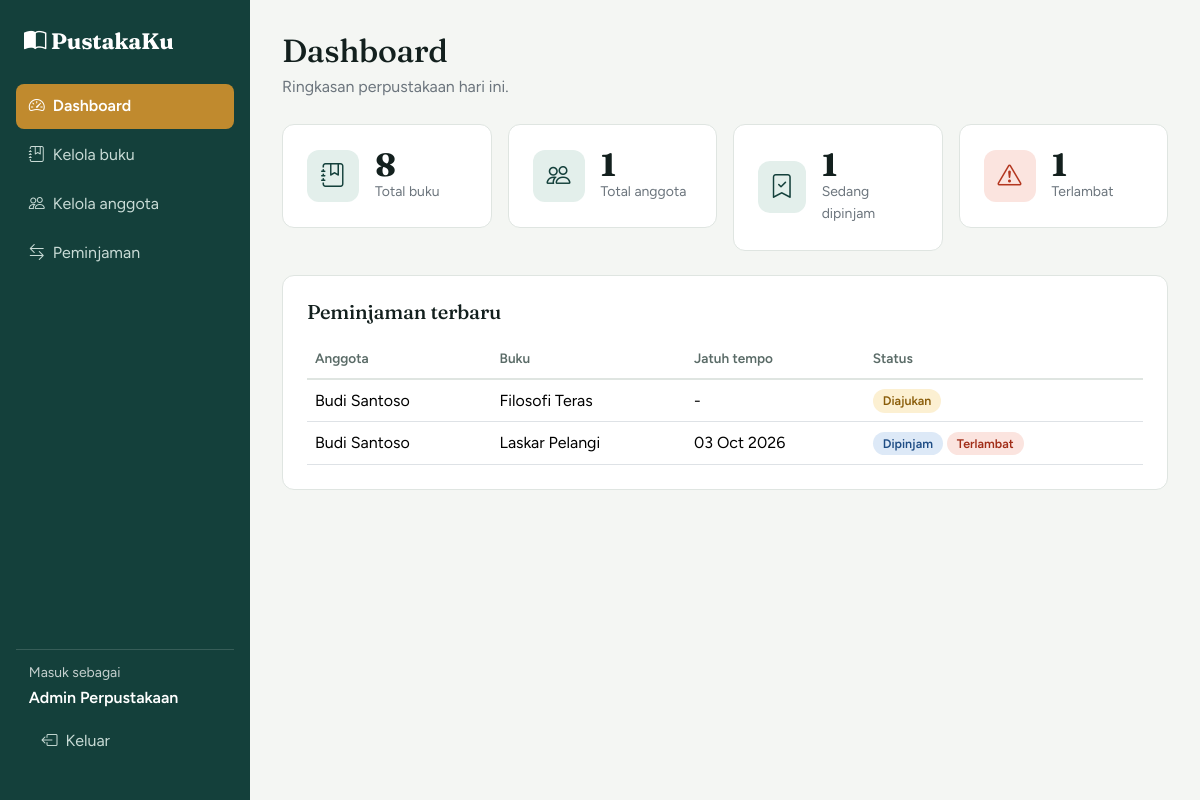
Page /admin/dashboard.php (signed in) on the committed database.
### tables this page shows
CREATE TABLE loans (
  id INT AUTO_INCREMENT PRIMARY KEY,
  user_id INT NOT NULL,
  book_id INT NOT NULL,
  tgl_ajuan DATE NOT NULL,
  tgl_pinjam DATE NULL,
  tgl_jatuh_tempo DATE NULL,
  tgl_kembali DATE NULL,
  status ENUM('Diajukan','Dipinjam','Dikembalikan','Ditolak') NOT NULL DEFAULT 'Diajukan',
  denda INT NOT NULL DEFAULT 0,
  sudah_perpanjang TINYINT(1) NOT NULL DEFAULT 0,
  FOREIGN KEY (user_id) REFERENCES users(id) ON DELETE CASCADE,
  FOREIGN KEY (book_id) REFERENCES books(id) ON DELETE CASCADE
);

CREATE TABLE users (
  id INT AUTO_INCREMENT PRIMARY KEY,
  nama VARCHAR(100) NOT NULL,
  email VARCHAR(100) NOT NULL UNIQUE,
  password VARCHAR(255) NOT NULL,
  no_hp VARCHAR(20),
  alamat TEXT,
  role ENUM('admin','anggota') NOT NULL DEFAULT 'anggota',
  created_at TIMESTAMP DEFAULT CURRENT_TIMESTAMP
);

CREATE TABLE books (
  id INT AUTO_INCREMENT PRIMARY KEY,
  judul VARCHAR(200) NOT NULL,
  penulis VARCHAR(100) NOT NULL,
  penerbit VARCHAR(100),
  tahun INT,
  kategori VARCHAR(50),
  stok INT NOT NULL DEFAULT 0,
  created_at TIMESTAMP DEFAULT CURRENT_TIMESTAMP
);

### src/includes/config.php (called while the page is built, shortened)
<?php
function e($teks) { return htmlspecialchars((string)$teks, ENT_QUOTES, 'UTF-8'); }

### src/admin/dashboard.php (the view, shortened to what this page needs)
<?php
require __DIR__ . '/../includes/admin_header.php';
function hitung($db, $sql) { return (int)$db->query($sql)->fetch_row()[0]; }
$kartu = [
  ['Total buku',      hitung($db, "SELECT COUNT(*) FROM books"), 'bi-journal-bookmark', ''],
  ['Total anggota',   hitung($db, "SELECT COUNT(*) FROM users WHERE role='anggota'"), 'bi-people', ''],
  ['Sedang dipinjam', hitung($db, "SELECT COUNT(*) FROM loans WHERE status='Dipinjam'"), 'bi-bookmark-check', ''],
  ['Terlambat',       hitung($db, "SELECT COUNT(*) FROM loans WHERE status='Dipinjam' AND tgl_jatuh_tempo < CURDATE()"), 'bi-exclamation-triangle', 'bahaya'],
];
$terbaru = $db->query("SELECT l.*, u.nama, b.judul FROM loans l
                       JOIN users u ON u.id = l.user_id
                       JOIN books b ON b.id = l.book_id
                       ORDER BY l.id DESC LIMIT 6");
?>
<h1 class="h2 mb-1">Dashboard</h1>
<p class="text-secondary mb-4">Ringkasan perpustakaan hari ini.</p>
<div class="row g-3 mb-4">
  <?php foreach ($kartu as [$label, $angka, $ikon, $kelas]): ?>
    <div class="col-sm-6 col-xl-3">
      <div class="panel stat <?= $kelas ?>">
        <div class="ikon"><i class="bi <?= $ikon ?>"></i></div>
        <div><div class="angka"><?= $angka ?></div><div class="text-secondary small"><?= $label ?></div></div>
      </div>
    </div>
  <?php endforeach; ?>
</div>
<div class="panel">
  <h2 class="h5 mb-3">Peminjaman terbaru</h2>
  <div class="table-responsive">
    <table class="table align-middle mb-0">
      <thead><tr><th>Anggota</th><th>Buku</th><th>Jatuh tempo</th><th>Status</th></tr></thead>
      <tbody>
      <?php while ($l = $terbaru->fetch_assoc()):
          $telat = $l['status'] === 'Dipinjam' && $l['tgl_jatuh_tempo'] < date('Y-m-d'); ?>
        <tr>
          <td><?= e($l['nama']) ?></td>
          <td><?= e($l['judul']) ?></td>
          <td><?= $l['tgl_jatuh_tempo'] ? e(date('d M Y', strtotime($l['tgl_jatuh_tempo']))) : '-' ?></td>
          <td>
            <span class="badge-status st-<?= strtolower($l['status']) ?>"><?= e($l['status']) ?></span>
            <?php if ($telat): ?><span class="badge-status st-terlambat">Terlambat</span><?php endif; ?>
          </td>
        </tr>
      <?php endwhile; ?>
      </tbody>
    </table>
  </div>
</div>
<?php require __DIR__ . '/../includes/admin_footer.php'; ?>

### src/assets/css/app.css (style rules this page uses)
:root { --forest:#14403b; --moss:#2f6f62; --brass:#c08a2e; --brass-dark:#a1731f; --paper:#f4f6f3; --ink:#13201e; --line:#dfe5e1; }
body { font-family:'Figtree',sans-serif;background:var(--paper);color:var(--ink);line-height:1.6 }
h1,h2,h3,h4,.brand { font-family:'Fraunces',serif;font-weight:700;letter-spacing:-.01em }
.panel { background:#fff;border:1px solid var(--line);border-radius:12px;padding:1.5rem }
.stat { display:flex;align-items:center;gap:1rem }
.stat .ikon { width:52px;height:52px;border-radius:12px;display:grid;place-items:center;font-size:1.5rem;background:#e3efeb;color:var(--forest) }
.stat .angka { font-family:'Fraunces',serif;font-size:2rem;font-weight:700;line-height:1 }
.stat.bahaya .ikon { background:#fbe4df;color:#b3361f }
.badge-status { border-radius:999px;font-weight:600;padding:.35em .8em;font-size:.78rem }
.st-habis,.st-terlambat,.st-ditolak { background:#fbe4df;color:#a12d18 }
.st-diajukan { background:#fcf0d2;color:#8a5d0a }
.st-dipinjam { background:#dde9f7;color:#1f4d85 }
.table thead th { font-size:.85rem;color:#5a6b67;font-weight:600;border-bottom:2px solid var(--line) }

### rows in the picture
loans: user.nama "Budi Santoso", book.judul "Filosofi Teras", status "Diajukan"
loans: user.nama "Budi Santoso", book.judul "Laskar Pelangi", tgl_jatuh_tempo "03 Oct 2026", status "Dipinjam", shows "Terlambat"

### other values in the picture
$label "Dashboard"
$label "Kelola buku"
$label "Kelola anggota"
$label "Peminjaman"
$_SESSION['user']['nama'] "Admin Perpustakaan"
$angka "8"
$label "Total buku"
$angka "1"
$label "Total anggota"
$label "Sedang dipinjam"
$label "Terlambat"
